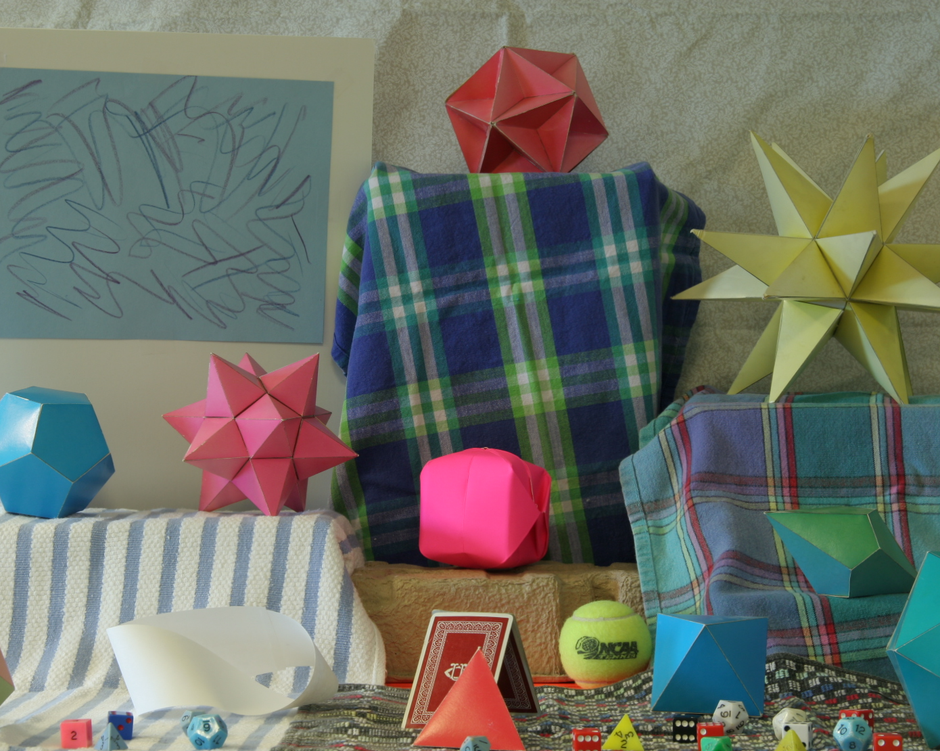
#> input picture 计算机视觉实践-练习5/image/example1/1.png, 940 x 751 px, shrunk from 1390 x 1110 before the run, found by its file name
$ jupyter execute stereo_matching.ipynb
#> lines starting #> are read from the running program, lines starting #| are printed output that depends on the picture
[cell 1]
import cv2
import numpy as np
import matplotlib.pyplot as plt

[cell 2]
#读入图像
fst = r"image\example1\1.png"
scd = r"image\example1\2.png"

path1,path2=[fst,scd]
left_img = cv2.imread(path1)
#> left_img is the input picture: shape (751, 940, 3); mean B, G, R 102.9, 112, 109.2
right_img = cv2.imread(path2)
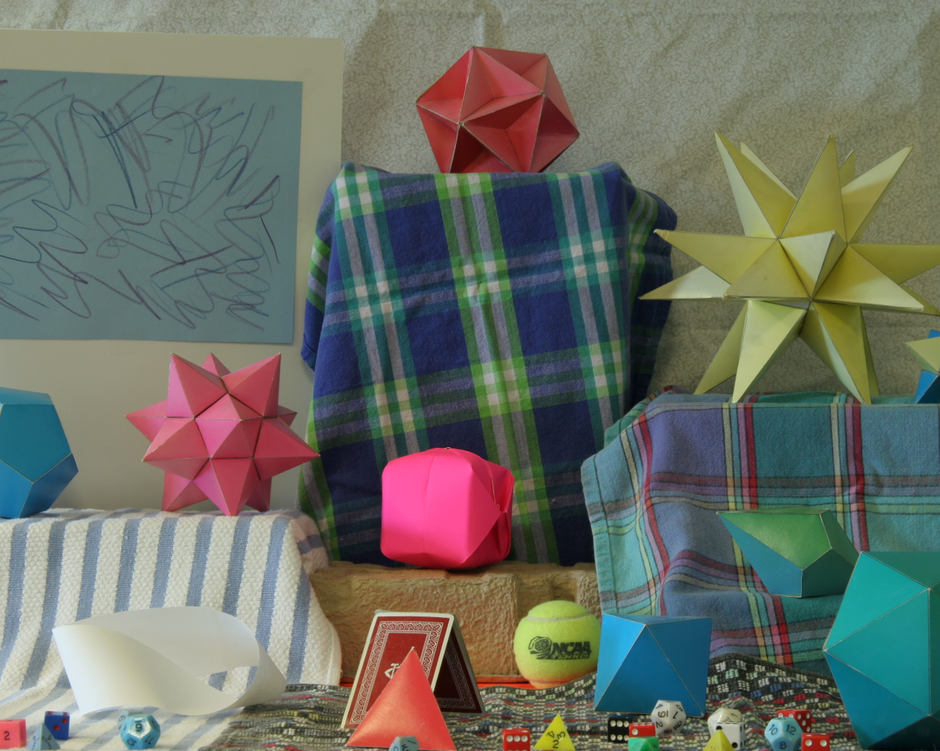
#> input picture 计算机视觉实践-练习5/image/example1/2.png, 940 x 751 px, shrunk from 1390 x 1110 before the run, found by its file name
#> right_img is the input picture: shape (751, 940, 3); mean B, G, R 101.1, 110.5, 106.4

img3 = np.concatenate((left_img, right_img), axis = 1)
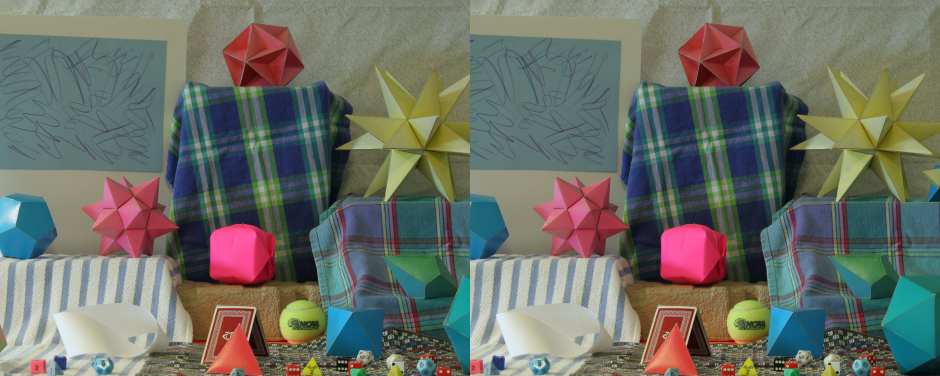
#> img3: shape (751, 1880, 3) (shown at 1/2 size); mean B, G, R 102, 111.3, 107.8

#显示原始图片
fig = plt.figure(figsize=(20, 10))
plt.imshow(cv2.cvtColor(img3, cv2.COLOR_BGR2RGB))
plt.axis('off')
plt.show()

[cell 3]
# 将图像转换为灰度图
left_gray = cv2.cvtColor(left_img, cv2.COLOR_BGR2GRAY)
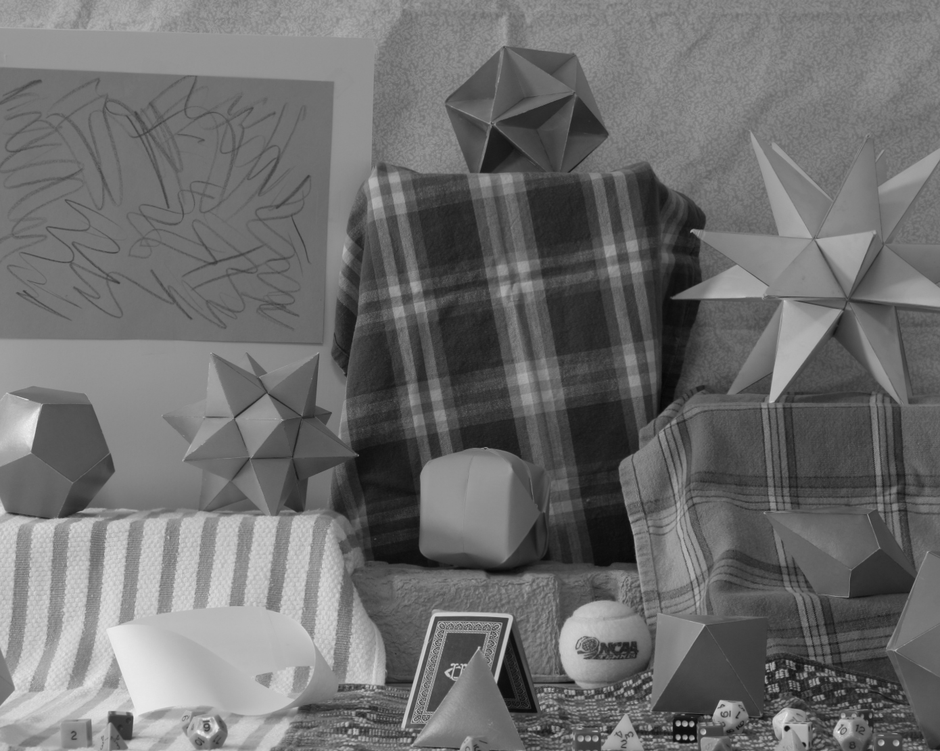
#> left_gray: shape (751, 940); min 6, max 247, mean 110.1
right_gray = cv2.cvtColor(right_img, cv2.COLOR_BGR2GRAY)
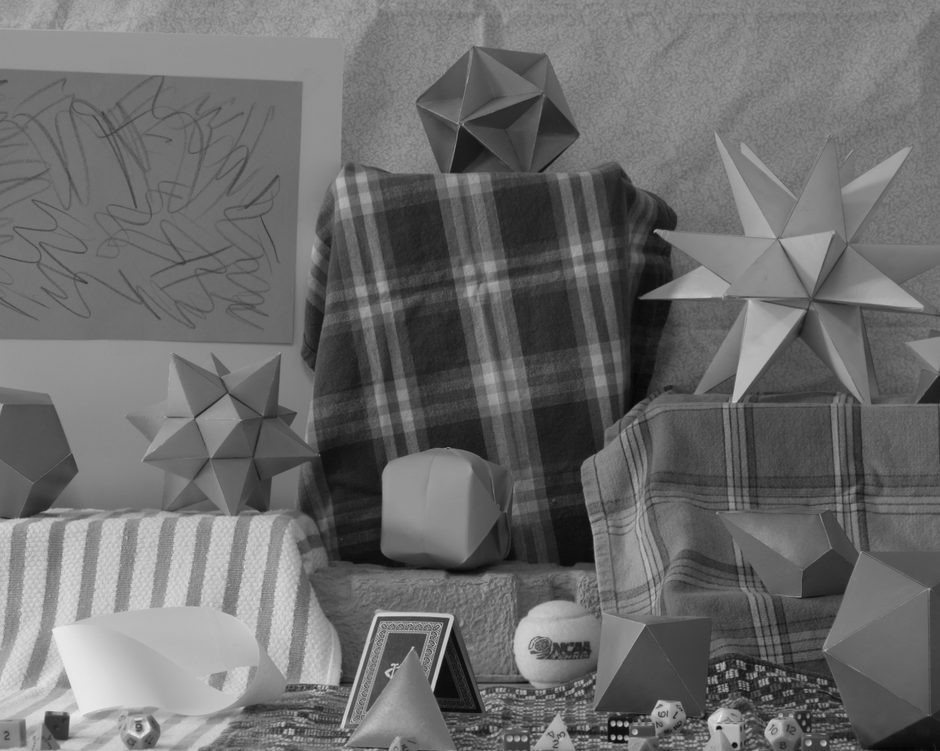
#> right_gray: shape (751, 940); min 5, max 237, mean 108.2

[cell 4]
# 创建立体匹配器对象
window_size = 5
min_disp = -1
num_disp = 16 * 5
stereo = cv2.StereoSGBM_create(minDisparity=min_disp,
                               numDisparities=num_disp,
                               blockSize=16,
                               P1=8 * 3 * window_size ** 2,
                               P2=32 * 3 * window_size ** 2,
                               disp12MaxDiff=1,
                               uniquenessRatio=10,
                               speckleWindowSize=100,
                               speckleRange=32)

参数名	                参数说明
window_Size 	        计算代价步骤中SAD窗口的大小，此窗口默认大小为5，且窗口大小应为奇数，一般应在3x3到21x21之间。
minDisparity	        最小视差，默认为0。此参数决定左图中的像素点在右图匹配搜索的起点。
numberDisparities	    视差搜索范围，其值必须为16的整数倍，默认为16*5。
P1, P2	                动态规划参数, 控制视差变化平滑性的参数。P1、P2的值越大，视差越平滑。P1是相邻像素点视差增/减 1 时的惩罚系数；P2是相邻像素点视差变化值大于1时的惩罚系数。P2必须大于P1。
disp12MaxDiff	        左右一致性检测最大容许误差阈值，默认为1。
uniquenessRatio	        唯一性检测参数，过滤掉误匹配的像素点，默认为10。
speckleWindowSize	    视差连通区域像素点个数的大小。对于每一个视差点，当其连通区域的像素点个数小于speckleWindowSize时，认为该视差值无效，是噪点，默认为100。
speckleRange	        视差连通条件，在计算一个视差点的连通区域时，当下一个像素点视差变化绝对值大于speckleRange就认为下一个视差像素点和当前视差像素点是不连通的，默认为10。

[cell 5]
# 计算视差图
disparity = stereo.compute(left_gray, right_gray)
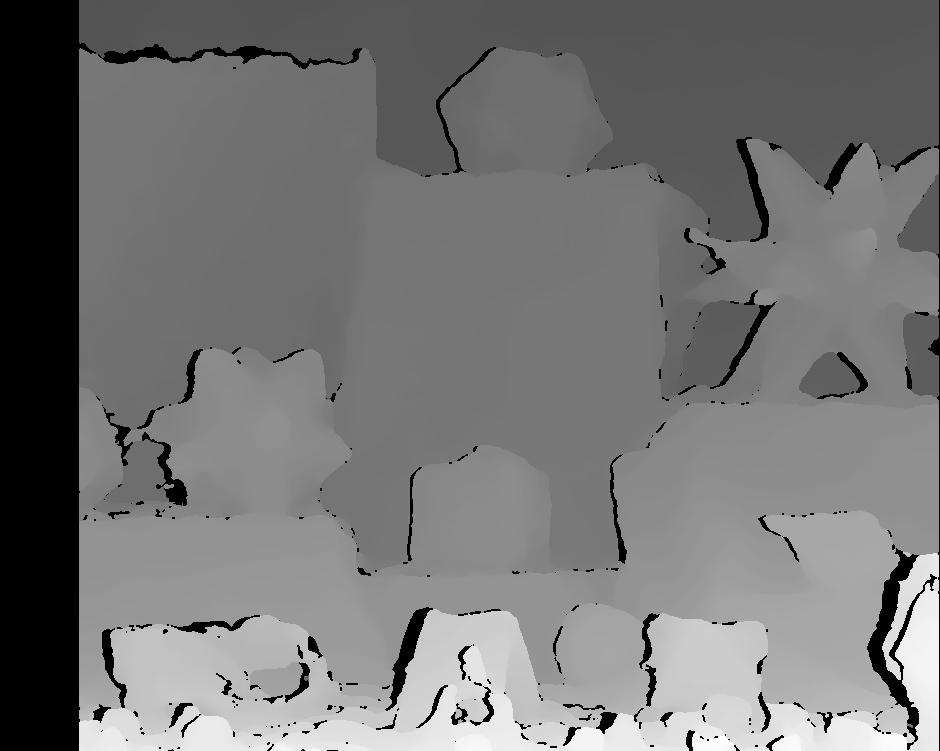
#> disparity: shape (751, 940) int16; min -32, max 1185, mean 529.3; drawn with min black and max white

# 归一化视差图
disparity_normalized = cv2.normalize(disparity, None, alpha=0, beta=255, norm_type=cv2.NORM_MINMAX)

#显示视差图
fig = plt.figure(figsize=(20, 10))
plt.imshow(disparity_normalized, cmap='jet')
plt.axis('off')
plt.show()
